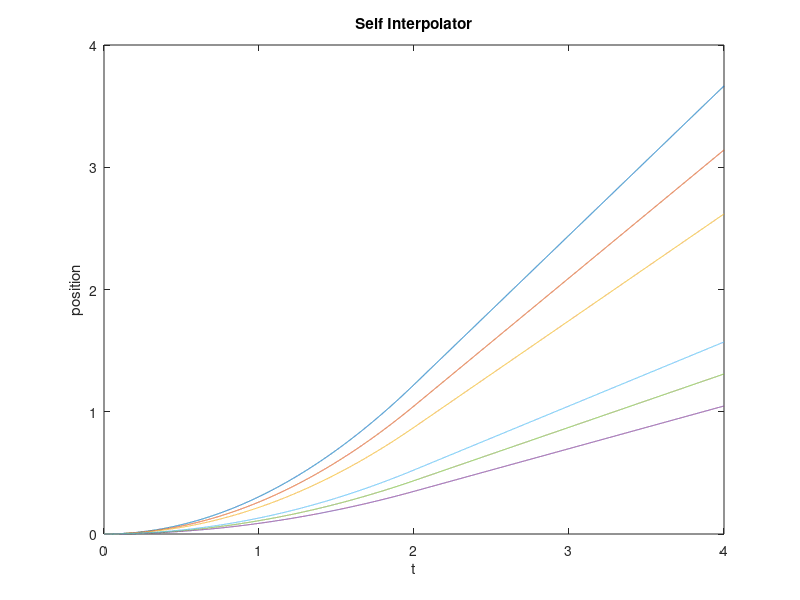
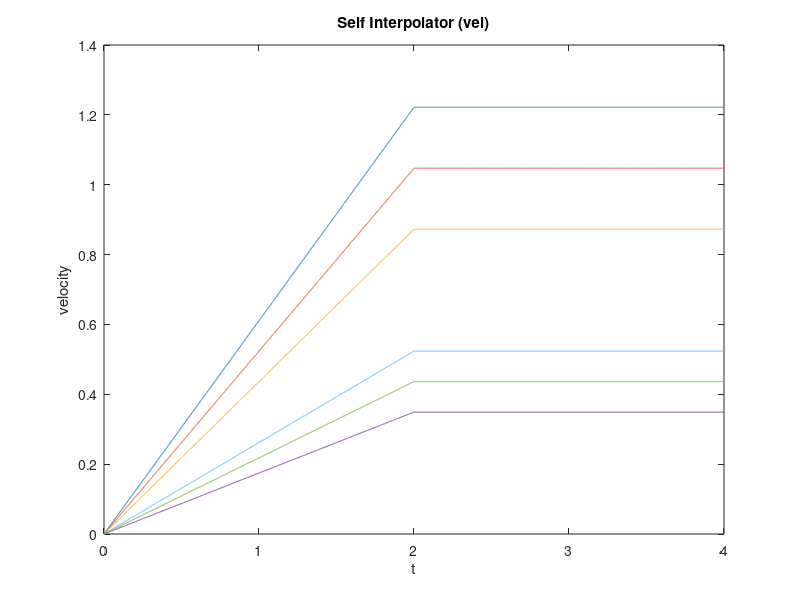

These charts were generated, in order, by the following MATLAB code:
% Configuration
DOF = 6;
DEGREE = double(pi / 180.0);

% Precondition
t_0 = 0;
q_0 = zeros(1, DOF, "double");
qdot_0 = zeros(1, DOF, "double");

t_tar = 2;
qdot_tar = [70, 60, 50, 20, 25, 30] * DEGREE;
qddot_tar = [15, 15, 15, 15, 15, 15] * DEGREE;

% Velocity Profile Interpolator
qd = zeros(1, DOF, "double");
qdotd = zeros(1, DOF, "double");
qddotd = zeros(1, DOF, "double");

qddot_0 = (qdot_tar - qdot_0)/(t_tar - t_0);
q_tar = q_0 + qdot_0*(t_tar - t_0)/2.0;

i = 0;
delt = 250e-6;
for t = t_0:delt:t_tar+2
    i = i + 1;
    if (t == t_0)
        qd(i, :) = q_0;
		qdotd(i, :) = qdot_0;
		qddotd(i, :) = qddot_0;
    elseif (t >= t_tar)
		qd(i, :) = qd(i-1, :) + qdot_tar*delt;
		qdotd(i, :) = qdot_tar;
		qddotd(i, :) = qddot_tar;
	else
		period = t - t_0;
		qdotd(i, :) = qdot_0 + qddot_0*period;
		qd(i, :) = q_0 + (qdot_0 + qdotd(i, :))*period/2.0;
		qddotd(i, :) = qddot_0;
    end
end

t = t_0:delt:t_tar+2;
figure(1);
for i = 1:DOF
	plot (t, qd(:, i));
	hold on;
end

xlabel ("t");
ylabel ("position");
title ("Self Interpolator");

figure(2);
for i = 1:DOF
	plot (t, qdotd(:, i));
	hold on;
end
xlabel ("t");
ylabel ("velocity");
title ("Self Interpolator (vel)");

